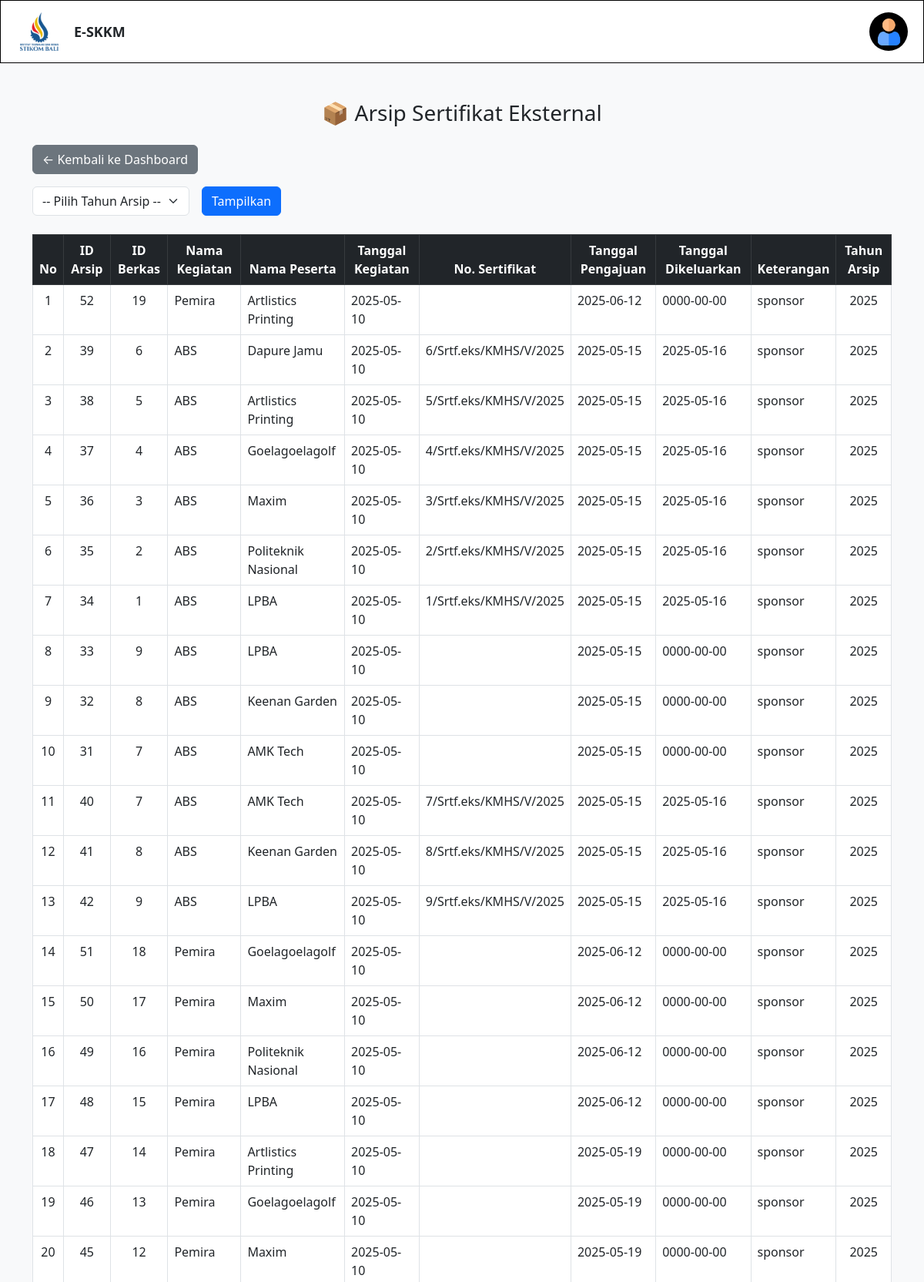
The app's page /kemahasiswaan/arsip/arsip_eksternal.php (signed in, upper part) with its own data.
### tables this page shows
CREATE TABLE `arsip_eksternal` (
  `id_arsip_eksternal` int(10) NOT NULL,
  `id_berkas_eksternal` int(10) NOT NULL,
  `id_ormawa` int(11) NOT NULL,
  `nama_kegiatan` varchar(100) NOT NULL,
  `id_kemahasiswaan` int(10) NOT NULL,
  `nama_peserta` varchar(100) NOT NULL,
  `tanggal_kegiatan` date NOT NULL,
  `nomor_sertifikat_eksternal` varchar(100) NOT NULL,
  `tanggal_pengajuan` date NOT NULL,
  `tanggal_dikeluarkan` date NOT NULL,
  `keterangan` varchar(100) NOT NULL,
  `tahun_arsip` int(4) NOT NULL
);

### kemahasiswaan/arsip/arsip_eksternal.php (the view, shortened to what this page needs)
<?php
require_once('../../koneksi.php');
$sql = "
    SELECT
        id_arsip_eksternal, id_berkas_eksternal, id_ormawa, nama_kegiatan,
        id_kemahasiswaan, nama_peserta, tanggal_kegiatan,
        nomor_sertifikat_eksternal, tanggal_pengajuan, tanggal_dikeluarkan,
        keterangan, tahun_arsip
    FROM arsip_eksternal";
$sql .= " ORDER BY tanggal_kegiatan DESC";
$result = $conn->query($sql);
?>
<!DOCTYPE html>
<html lang="id">
<head>
    <link href="https://cdn.jsdelivr.net/npm/bootstrap@5.3.0/dist/css/bootstrap.min.css" rel="stylesheet">
</head>
<body class="bg-light">
<?php include '../navbar.php'; ?>
<div class="container mt-5">
    <h3 class="text-center mb-4">📦 Arsip Sertifikat Eksternal</h3>
    <a href="../index.php" class="btn btn-secondary mb-3">← Kembali ke Dashboard</a>
    <form method="GET" class="row g-3 mb-4">
    <div class="col-auto">
        <select name="tahun" class="form-select" required>
            <option value="">-- Pilih Tahun Arsip --</option>
        </select>
    </div>
    <div class="col-auto">
        <button type="submit" class="btn btn-primary">Tampilkan</button>
    </div>
</form>
    <?php if ($result && $result->num_rows > 0): ?>
        <div class="table-responsive">
            <table class="table table-bordered table-hover">
                <thead class="table-dark text-center">
                    <tr>
                        <th>No</th>
                        <th>ID Arsip</th>
                        <th>ID Berkas</th>
                        <th>Nama Kegiatan</th>
                        <th>Nama Peserta</th>
                        <th>Tanggal Kegiatan</th>
                        <th>No. Sertifikat</th>
                        <th>Tanggal Pengajuan</th>
                        <th>Tanggal Dikeluarkan</th>
                        <th>Keterangan</th>
                        <th>Tahun Arsip</th>
                    </tr>
                </thead>
                <tbody>
                    <?php $no = 1; while ($row = $result->fetch_assoc()): ?>
                        <tr>
                            <td class="text-center"><?= $no++ ?></td>
                            <td class="text-center"><?= $row['id_arsip_eksternal'] ?></td>
                            <td class="text-center"><?= $row['id_berkas_eksternal'] ?></td>
                            <td><?= htmlspecialchars($row['nama_kegiatan']) ?></td>
                            <td><?= htmlspecialchars($row['nama_peserta']) ?></td>
                            <td><?= htmlspecialchars($row['tanggal_kegiatan']) ?></td>
                            <td><?= htmlspecialchars($row['nomor_sertifikat_eksternal']) ?></td>
                            <td><?= htmlspecialchars($row['tanggal_pengajuan']) ?></td>
                            <td><?= htmlspecialchars($row['tanggal_dikeluarkan']) ?></td>
                            <td><?= htmlspecialchars($row['keterangan']) ?></td>
                            <td class="text-center"><?= $row['tahun_arsip'] ?></td>
                        </tr>
                    <?php endwhile; ?>
                </tbody>
            </table>
        </div>
    <?php else: ?>
        <div class="alert alert-warning text-center">Belum ada data arsip eksternal yang tersedia.</div>
    <?php endif; ?>
</div>
</body>
</html>

### records on screen
arsip_eksternal: id_arsip_eksternal "52", id_berkas_eksternal "19", nama_kegiatan "Pemira", nama_peserta "Artlistics Printing", tanggal_kegiatan "2025-05-10", tanggal_pengajuan "2025-06-12", tanggal_dikeluarkan "0000-00-00", keterangan "sponsor", tahun_arsip "2025"
arsip_eksternal: id_arsip_eksternal "39", id_berkas_eksternal "6", nama_kegiatan "ABS", nama_peserta "Dapure Jamu", tanggal_kegiatan "2025-05-10", nomor_sertifikat_eksternal "6/Srtf.eks/KMHS/V/2025", tanggal_pengajuan "2025-05-15", tanggal_dikeluarkan "2025-05-16", keterangan "sponsor", tahun_arsip "2025"
arsip_eksternal: id_arsip_eksternal "38", id_berkas_eksternal "5", nama_kegiatan "ABS", nama_peserta "Artlistics Printing", tanggal_kegiatan "2025-05-10", nomor_sertifikat_eksternal "5/Srtf.eks/KMHS/V/2025", tanggal_pengajuan "2025-05-15", tanggal_dikeluarkan "2025-05-16", keterangan "sponsor", tahun_arsip "2025"
arsip_eksternal: id_arsip_eksternal "37", id_berkas_eksternal "4", nama_kegiatan "ABS", nama_peserta "Goelagoelagolf", tanggal_kegiatan "2025-05-10", nomor_sertifikat_eksternal "4/Srtf.eks/KMHS/V/2025", tanggal_pengajuan "2025-05-15", tanggal_dikeluarkan "2025-05-16", keterangan "sponsor", tahun_arsip "2025"
arsip_eksternal: id_arsip_eksternal "36", id_berkas_eksternal "3", nama_kegiatan "ABS", nama_peserta "Maxim", tanggal_kegiatan "2025-05-10", nomor_sertifikat_eksternal "3/Srtf.eks/KMHS/V/2025", tanggal_pengajuan "2025-05-15", tanggal_dikeluarkan "2025-05-16", keterangan "sponsor", tahun_arsip "2025"
arsip_eksternal: id_arsip_eksternal "35", id_berkas_eksternal "2", nama_kegiatan "ABS", nama_peserta "Politeknik Nasional", tanggal_kegiatan "2025-05-10", nomor_sertifikat_eksternal "2/Srtf.eks/KMHS/V/2025", tanggal_pengajuan "2025-05-15", tanggal_dikeluarkan "2025-05-16", keterangan "sponsor", tahun_arsip "2025"
arsip_eksternal: id_arsip_eksternal "34", id_berkas_eksternal "1", nama_kegiatan "ABS", nama_peserta "LPBA", tanggal_kegiatan "2025-05-10", nomor_sertifikat_eksternal "1/Srtf.eks/KMHS/V/2025", tanggal_pengajuan "2025-05-15", tanggal_dikeluarkan "2025-05-16", keterangan "sponsor", tahun_arsip "2025"
arsip_eksternal: id_arsip_eksternal "33", id_berkas_eksternal "9", nama_kegiatan "ABS", nama_peserta "LPBA", tanggal_kegiatan "2025-05-10", tanggal_pengajuan "2025-05-15", tanggal_dikeluarkan "0000-00-00", keterangan "sponsor", tahun_arsip "2025"
arsip_eksternal: id_arsip_eksternal "32", id_berkas_eksternal "8", nama_kegiatan "ABS", nama_peserta "Keenan Garden", tanggal_kegiatan "2025-05-10", tanggal_pengajuan "2025-05-15", tanggal_dikeluarkan "0000-00-00", keterangan "sponsor", tahun_arsip "2025"
arsip_eksternal: id_arsip_eksternal "31", id_berkas_eksternal "7", nama_kegiatan "ABS", nama_peserta "AMK Tech", tanggal_kegiatan "2025-05-10", tanggal_pengajuan "2025-05-15", tanggal_dikeluarkan "0000-00-00", keterangan "sponsor", tahun_arsip "2025"
arsip_eksternal: id_arsip_eksternal "40", id_berkas_eksternal "7", nama_kegiatan "ABS", nama_peserta "AMK Tech", tanggal_kegiatan "2025-05-10", nomor_sertifikat_eksternal "7/Srtf.eks/KMHS/V/2025", tanggal_pengajuan "2025-05-15", tanggal_dikeluarkan "2025-05-16", keterangan "sponsor", tahun_arsip "2025"
arsip_eksternal: id_arsip_eksternal "41", id_berkas_eksternal "8", nama_kegiatan "ABS", nama_peserta "Keenan Garden", tanggal_kegiatan "2025-05-10", nomor_sertifikat_eksternal "8/Srtf.eks/KMHS/V/2025", tanggal_pengajuan "2025-05-15", tanggal_dikeluarkan "2025-05-16", keterangan "sponsor", tahun_arsip "2025"
arsip_eksternal: id_arsip_eksternal "42", id_berkas_eksternal "9", nama_kegiatan "ABS", nama_peserta "LPBA", tanggal_kegiatan "2025-05-10", nomor_sertifikat_eksternal "9/Srtf.eks/KMHS/V/2025", tanggal_pengajuan "2025-05-15", tanggal_dikeluarkan "2025-05-16", keterangan "sponsor", tahun_arsip "2025"
arsip_eksternal: id_arsip_eksternal "51", id_berkas_eksternal "18", nama_kegiatan "Pemira", nama_peserta "Goelagoelagolf", tanggal_kegiatan "2025-05-10", tanggal_pengajuan "2025-06-12", tanggal_dikeluarkan "0000-00-00", keterangan "sponsor", tahun_arsip "2025"
arsip_eksternal: id_arsip_eksternal "50", id_berkas_eksternal "17", nama_kegiatan "Pemira", nama_peserta "Maxim", tanggal_kegiatan "2025-05-10", tanggal_pengajuan "2025-06-12", tanggal_dikeluarkan "0000-00-00", keterangan "sponsor", tahun_arsip "2025"
arsip_eksternal: id_arsip_eksternal "49", id_berkas_eksternal "16", nama_kegiatan "Pemira", nama_peserta "Politeknik Nasional", tanggal_kegiatan "2025-05-10", tanggal_pengajuan "2025-06-12", tanggal_dikeluarkan "0000-00-00", keterangan "sponsor", tahun_arsip "2025"
arsip_eksternal: id_arsip_eksternal "48", id_berkas_eksternal "15", nama_kegiatan "Pemira", nama_peserta "LPBA", tanggal_kegiatan "2025-05-10", tanggal_pengajuan "2025-06-12", tanggal_dikeluarkan "0000-00-00", keterangan "sponsor", tahun_arsip "2025"
arsip_eksternal: id_arsip_eksternal "47", id_berkas_eksternal "14", nama_kegiatan "Pemira", nama_peserta "Artlistics Printing", tanggal_kegiatan "2025-05-10", tanggal_pengajuan "2025-05-19", tanggal_dikeluarkan "0000-00-00", keterangan "sponsor", tahun_arsip "2025"
arsip_eksternal: id_arsip_eksternal "46", id_berkas_eksternal "13", nama_kegiatan "Pemira", nama_peserta "Goelagoelagolf", tanggal_kegiatan "2025-05-10", tanggal_pengajuan "2025-05-19", tanggal_dikeluarkan "0000-00-00", keterangan "sponsor", tahun_arsip "2025"
arsip_eksternal: id_arsip_eksternal "45", id_berkas_eksternal "12", nama_kegiatan "Pemira", nama_peserta "Maxim", tanggal_kegiatan "2025-05-10", tanggal_pengajuan "2025-05-19", tanggal_dikeluarkan "0000-00-00", keterangan "sponsor", tahun_arsip "2025"
